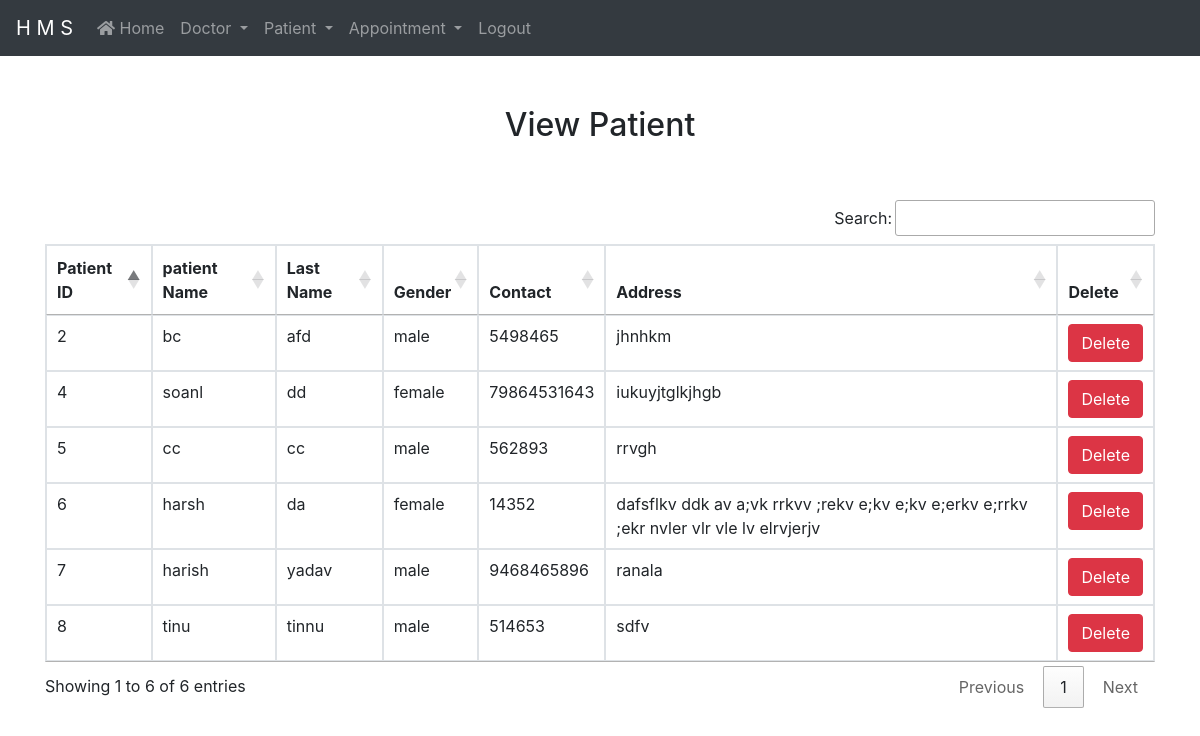
Before: /view_patient/ (signed in) with the older database file.
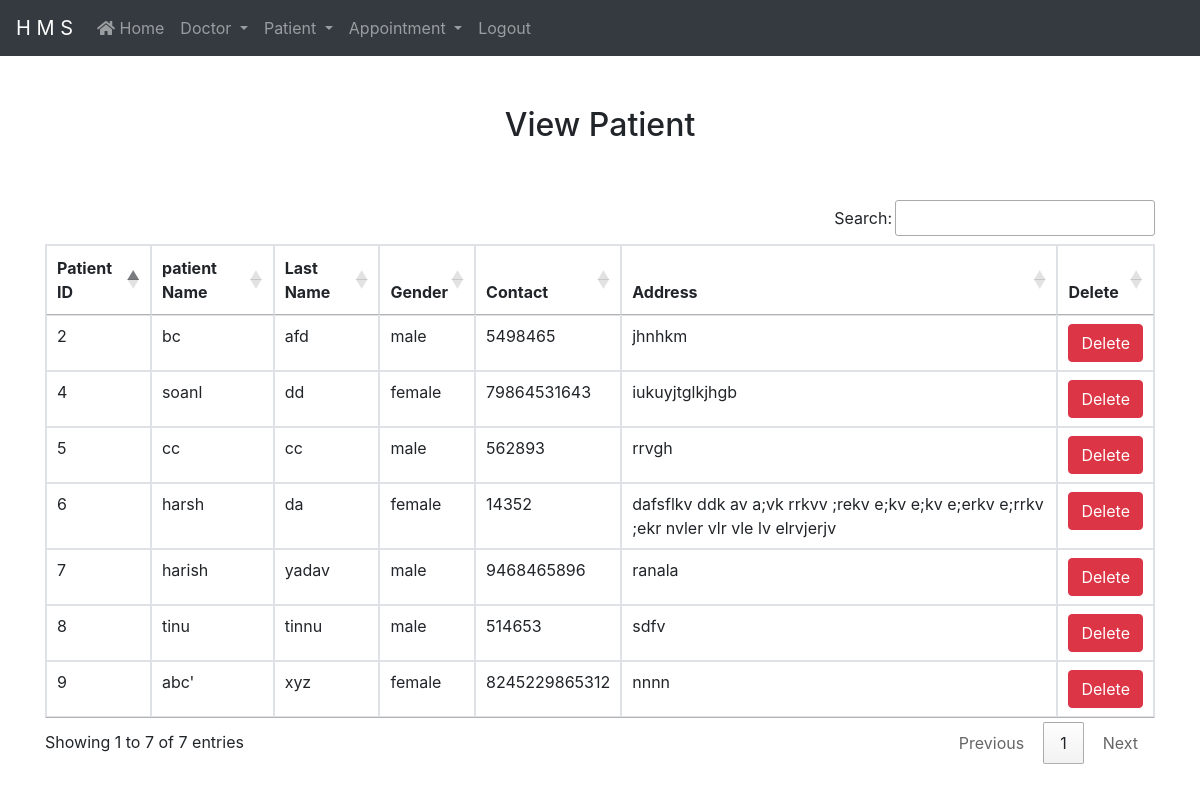
After: the same page with the newer database file.
### hms/models.py (models this page shows, shortened)
class patientmodel(models.Model):
    name = models.CharField(max_length=30)
    lastname = models.CharField(max_length=30)
    gender = models.CharField(max_length=10, default=False)
    contact = models.IntegerField(unique=True)
    address = models.CharField(max_length=200)

### hms/views.py (the view)
# urls.py: path('view_patient/', views.view_patient, name="view_patient"),
def view_patient(request):
    if not request.user.is_staff:
        return redirect('login')
    pat = patientmodel.objects.all()
    d = {'pat':pat}
    return render(request,'view_patient.html',d)

### templates/view_patient.html
{% extends 'nav-common.html' %}
{% load static %}
{% block body %}
    <div class="container" style="margin-top: 50px">
        <h2 class="text-center">View Patient</h2>
        <br><br>
            <table class="table table-hover table-bordered table-responsive-lg" id="example">
                <thead>
                    <tr>
                        <th>
                            Patient ID
                        </th>
                        <th>
                            patient Name
                        </th>
                        <th>
                            Last Name
                        </th>
                        <th>
                            Gender
                        </th>
                        <th>
                            Contact
                        </th>
                        <th>
                            Address
                        </th>
                        <th>
                            Delete
                        </th>
                    </tr>
                </thead>
                <tbody>
                    {% for i in pat %}
                        <tr>
                        <td>{{ i.id }}</td>
                        <td>{{ i.name }}</td>
                        <td>{{ i.lastname }}</td>
                        <td>{{ i.gender }}</td>
                        <td>{{ i.contact }}</td>
                        <td>{{ i.address }}</td>
                            <td><a href="{% url 'delete_patient' i.id %}" onclick="return confirm('Are you really Want to Delete')" class="btn btn-danger"> Delete</a></td>
                        </tr>
                    {% endfor %}
                </tbody>
            </table>
    </div>
{% endblock %}

Changed rows visible on the page:
added patientmodel: id "9", name "abc'", lastname "xyz", gender "female", contact "8245229865312", address "nnnn"
Other visible differences:
text written by a page script: "Search: Showing 1 to 6 of 6 entries Previous 1 Next" → "Search: Showing 1 to 7 of 7 entries Previous 1 Next"
